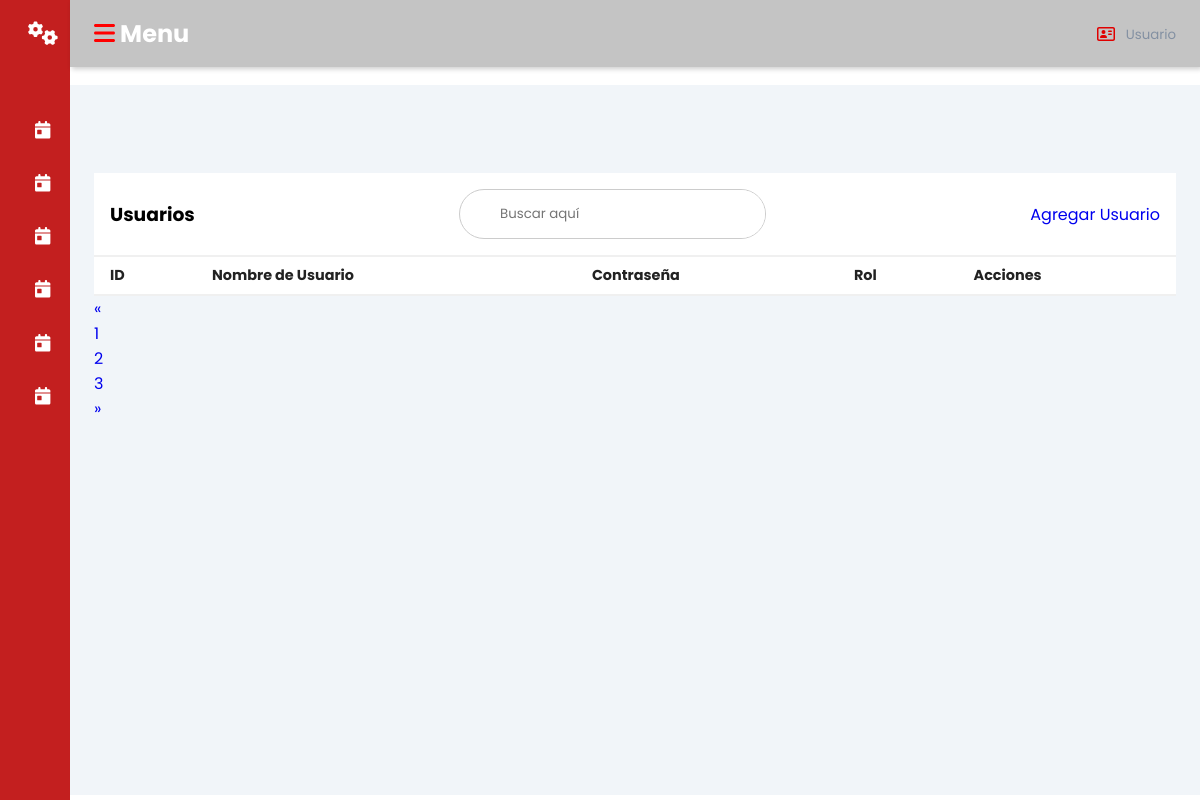
The app's page /usuarios/, older data.
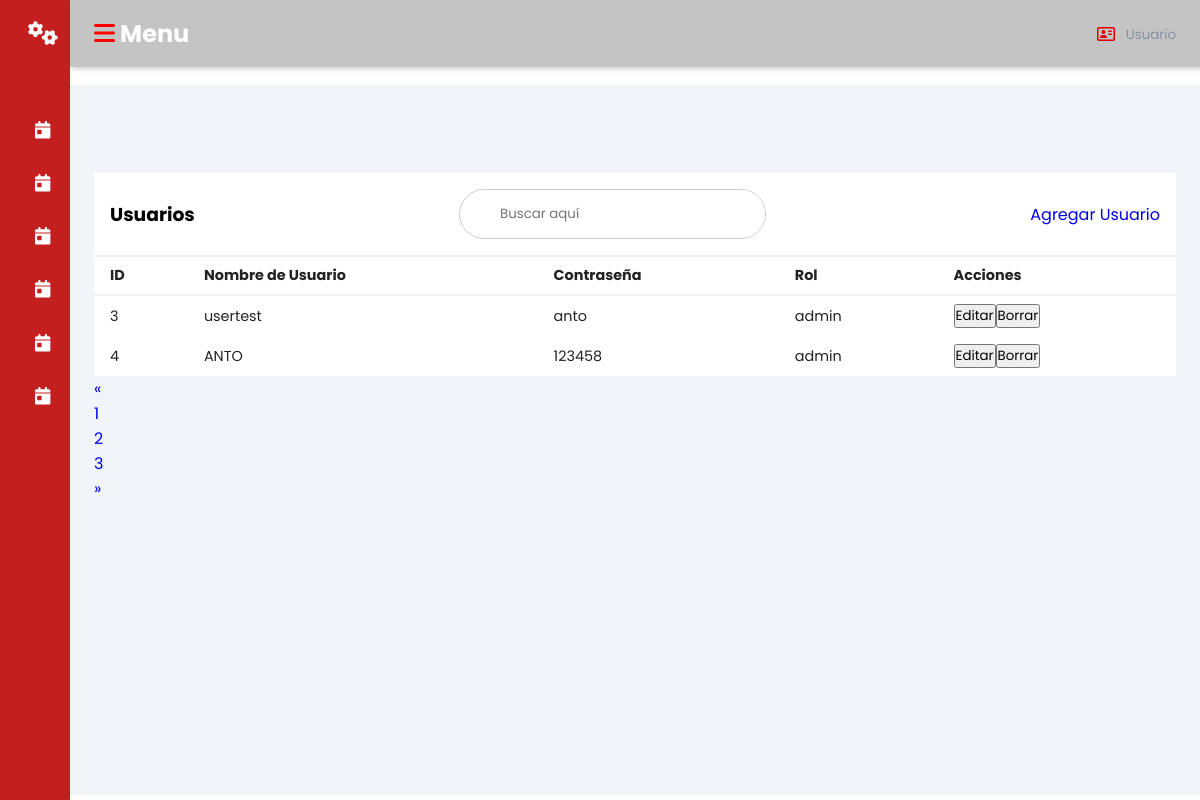
The same page, newer data.
### promecapp/models.py (models this page shows, shortened)
class Usuario(models.Model):
    IDUsuario = models.AutoField(primary_key=True)
    Nombre_Usuario = models.CharField(max_length=50, unique=True)
    Contraseña = models.CharField(max_length=50)
    IDRol = models.ForeignKey(Rol, on_delete=models.CASCADE)
    class Meta:
        db_table = 'usuarios'

class Rol(models.Model):
    IDRol = models.AutoField(primary_key=True)
    Nombre_Rol = models.CharField(max_length=50, unique=True)
    Descripcion = models.TextField()
    class Meta:
        db_table = 'roles'
    def __str__(self):
        return self.Nombre_Rol

### promecapp/views.py (the view)
# urls.py: path('usuarios/', views.usuarios, name='usuarios'),
def usuarios(request):
    usuarios = Usuario.objects.all()
    return render(request, 'usuarios.html', {'usuarios': usuarios})

### promecapp/Templates/usuarios.html (shortened to what the changed rows need)
{% load static %}
<!DOCTYPE html>
<html lang="en">
<head>
    <link rel="stylesheet" href="{% static 'css/dash.css' %}">
</head>
<body>
<div class="sidebar">
    <div class="sidebar-brand">
        <h2><i class="fa-solid fa-gears" style="color: #ffffff;"></i><span>promec</span></h2>
    </div>
</div>
<div class="main-content">
    <header>
        <h2>
            <label for="nav-toggle">
                <span class="fa-solid fa-bars" style="color: #ff0000;"></span>
            </label> Menu
        </h2>
    </header>
    <main>
        <div class="recent-grid">
            <div class="projects">
                <div class="card">
                    <div class="card-body">
                        <div class="table-responsive">
                            <table width="100%">
                                <thead>
                                    <tr>
                                        <td>ID</td>
                                        <td>Nombre de Usuario</td>
                                        <td>Contraseña</td>
                                        <td>Rol</td>
                                        <td>Acciones</td>
                                    </tr>
                                </thead>
                                <tbody>
                                    {% for usuario in usuarios %}
                                        <tr>
                                            <td>{{ usuario.IDUsuario }}</td>
                                            <td>{{ usuario.Nombre_Usuario }}</td>
                                            <td>{{ usuario.Contraseña }}</td>
                                            <td>{{ usuario.IDRol }}</td>
                                            <td>
                                                <a href="{% url 'editar_usuario' usuario.IDUsuario %}">
                                                    <button>Editar</button>
                                                </a>
                                                <form action="{% url 'eliminar_usuario' usuario.IDUsuario %}" method="post">
                                                    <button type="submit" onclick="return confirm('¿Estás seguro de que quieres eliminar este usuario?')">Borrar</button>
                                                </form>
                                            </td>
                                        </tr>
                                    {% endfor %}
                                </tbody>
                            </table>
                        </div>
                    </div>
                </div>
            </div>
        </div>
    </main>
</div>
</body>
</html>

Row changes from the older to the newer data that the page shows:
added Usuario: IDUsuario "3", Nombre_Usuario "usertest", Contraseña "anto", IDRol "admin"
added Usuario: IDUsuario "4", Nombre_Usuario "ANTO", Contraseña "123458", IDRol "admin"
